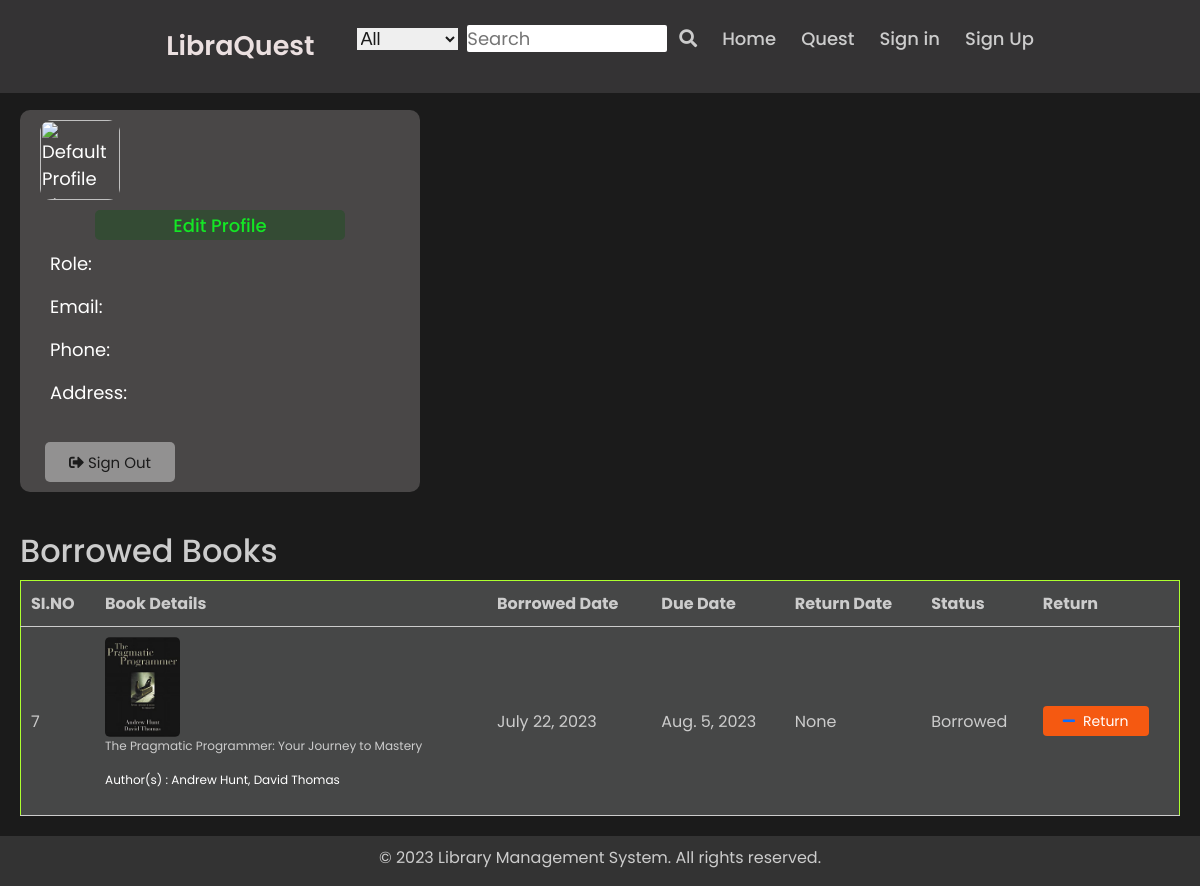
Page /profile/user_profile/Javid_Shaik/ on the earlier database version.
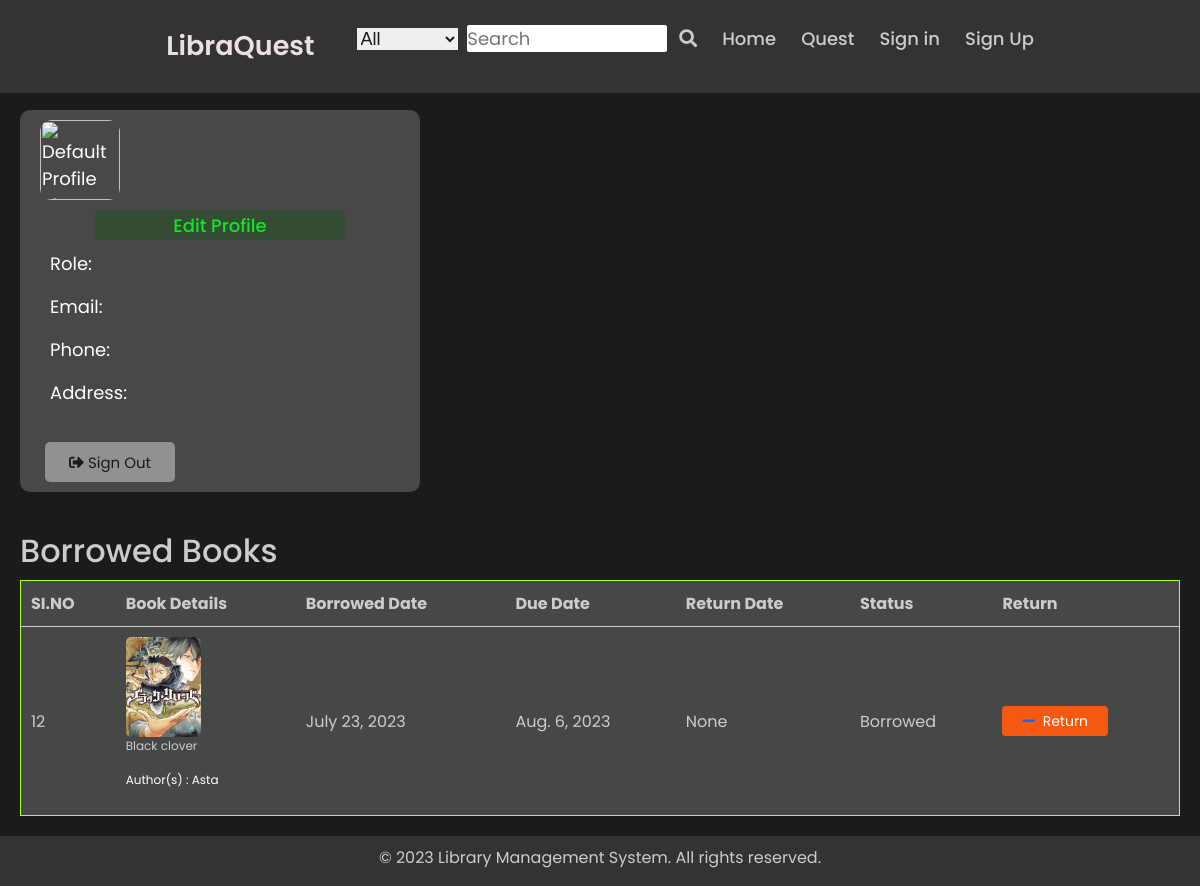
Same page on the later database version.
### my_app/models.py (models this page shows, shortened)
class Borrowings(models.Model):
    STATUS_CHOICES = (
        ('Borrowed', 'Borrowed'),
        ('Returned', 'Returned'),
        ('Overdue', 'Overdue'),
    )
    member = models.ForeignKey(Member , on_delete=models.CASCADE)
    book = models.ForeignKey(Books , on_delete=models.CASCADE)
    borrowed_date = models.DateField(default=date.today())
    due_date = models.DateField()
    return_date = models.DateField(null=True , blank=True)
    fine_amount = models.DecimalField(max_digits=8, decimal_places=2, null=True,blank=True)
    status = models.CharField(max_length=50,choices=STATUS_CHOICES,default="None")

class Books(models.Model):
    title = models.TextField(null=False)
    author_name = models.CharField(max_length=50)
    isbn = models.CharField(max_length=20)
    publisher = models.CharField(max_length=200,null=True,blank=True)
    publication = models.DateField()
    edition = models.IntegerField(null=True , blank=True)
    availability = models.CharField(max_length=10,default='No')
    cover_image = models.ImageField(upload_to="book_covers/")
    book_file = models.FileField(upload_to="books/",blank=True , null=True)
    copies_available = models.IntegerField(null=True,blank=True,default=2)

### user_profile/views.py (the view)
# urls.py: path('profile/', include("user_profile.urls"))
def user_profile(request , username ):
    try :
        member = Member.objects.get(user__username=username)
    except Member.DoesNotExist:
        user = RegisterModel.objects.get(username=username)
        member = Member.objects.create(user=user, address=user.address ,phone=user.phone)
    borrowings = member.borrowings_set.all()
    return render(request, 'profile/user_profile.html', {
        'user': request.user , 'borrowings' : borrowings
    })

### user_profile/templates/profile/user_profile.html (shortened to what this page needs)
<link rel="stylesheet" href="https://cdn.jsdelivr.net/npm/bootstrap@5.3.0/dist/css/bootstrap.min.css">
{% extends 'forms/base.html' %}
{% load static %}
{% block content %}
    <main>
        <div class="component">
            <div class="user">
                <div class="profile-picture">
                    {% if user.profile_image.url %}
                        <img src="{{ user.profile_image.url }}" alt="Profile Picture">
                    {% else %}
                        <img src="{{ user.profile_image.url }}" alt="Default Profile Picture">
                    {% endif %}
                </div>
            </div>
            <div class="edit-btn">
                <button id="b1">Edit Profile</button>
            </div>
            <div class="user-info">
                <p>Role: {{ user.role }}</p>
                <p>Email: {{ user.email }}</p>
                <p>Phone: {{ user.phone }}</p>
                <p>Address: {{ user.address }}</p>
            </div>
            <div class="actions">
                <button class="btn btn-primary" id="b2"><i class="fas fa-sign-out-alt"></i> Sign Out</button>
            </div>
        </div>
        {% if borrowings %}
        <div class="activity book-details">
            <h2>Borrowed Books</h2>
            <table>
                <tr>
                    <th>SI.NO</th>
                    <th>Book Details</th>
                    <th>Borrowed Date</th>
                    <th>Due Date</th>
                    <th>Return Date</th>
                    <th>Status</th>
                    <th>Return</th>
                </tr>
                {% for borrowing in borrowings %}
                    {% if borrowing.status == 'Borrowed' %}
                    <tr>
                        <td>{{ forloop.counter }}</td>
                        <td>
                            <div class="cover-image">
                                <img src= "{{ borrowing.book.cover_image.url }}" alt="Cover Image">
                            </div>
                            <p>{{ borrowing.book.title }}</p>
                            <p style="color:#fff">Author(s) : {{ borrowing.book.author_name }}</p>
                        </td>
                       <td>{{ borrowing.borrowed_date}}</td>
                       <td>{{ borrowing.due_date }}</td>
                       <td>{{ borrowing.return_date }}</td>
                       <td>{{ borrowing.status }}</td>
                       <td>
                        <button class="return-button">
                            <a href="{% url 'return_book' book_id=borrowing.book.id %}"><i class="fas fa-minus"></i></a> Return
                        </button>
                        </td>
                    </tr>
                    {% endif %}
                {% endfor %}
            </table>
        </div>
        {% endif %}
    </main>
{% endblock %}

Differences in the rows shown:
no longer on this page (row edited): Borrowings: book.cover_image (picture), book "The Pragmatic Programmer: Your Journey to Mastery", book.author_name "Andrew Hunt, David Thomas", borrowed_date "July 22, 2023", due_date "Aug. 5, 2023", return_date "None", status "Borrowed"
added Borrowings: book.cover_image (picture), book "Black clover", book.author_name "Asta", borrowed_date "July 23, 2023", due_date "Aug. 6, 2023", return_date "None", status "Borrowed"
